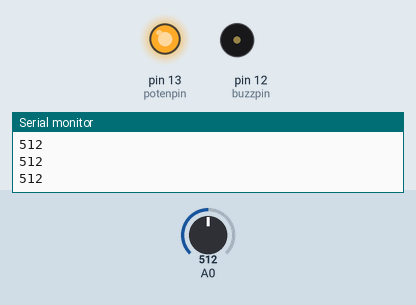
A sketch run on a simulated Arduino Uno, built with avr-gcc and run on an emulated ATmega328P. Parts: output pins drawn as LEDs (lit = HIGH), buzzer (waves = sounding, pin HIGH), the last lines printed to the serial monitor. Inputs (shaded band) come from the test bench; at power-on: A0 = 512.

Above: at 1.3 s.
1.4 s: A0 set to 987
3.2 s: A0 set to 1009
At 4.4 s:
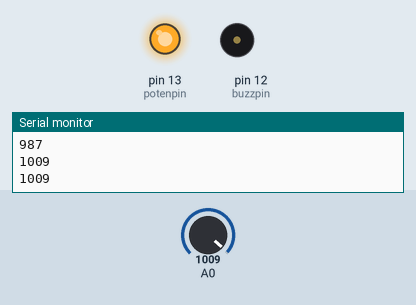
6.2 s: A0 set to 990
At 7.3 s:
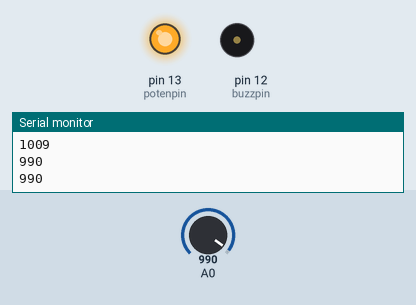
8.0 s: A0 set to 1010
At 9.0 s:
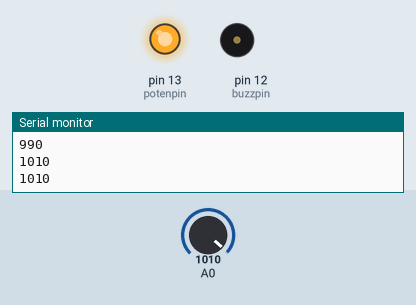
Timing chart, 0 to 12.0 s (numbered marks = the images above; inputs shaded):
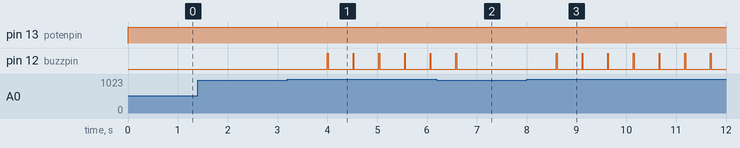

Measured:
- the behaviour switches between 999 and 1000 on A0 (found by bisection; images 0 and 1)
- after the input at 3.2 s, pin 12 (buzzpin): alternates HIGH for 0.02 s and LOW for 0.50 s, starting after 0.80 s
- after the input at 6.2 s, pin 12 (buzzpin): goes on until 6.6 s, then stays LOW
- after the input at 8.0 s, pin 12 (buzzpin): alternates HIGH for 0.02 s and LOW for 0.50 s, starting after 0.60 s

The sketch:

Buzzer_Code.ino
```cpp
//
int potenpin=13;
int buzzpin=12;
int v;

void setup()
{
  pinMode(potenpin, OUTPUT);
  pinMode(buzzpin, OUTPUT);
  pinMode(A0,INPUT);
  Serial.begin(9600);
}

void loop()
{
    digitalWrite(potenpin,HIGH);
    int v=analogRead(A0);

    Serial.println(v);
  	delay(500);

    if(v>=1000){
      digitalWrite(buzzpin,HIGH);
      delay(15);
      digitalWrite(buzzpin,LOW);
  }
}
```
